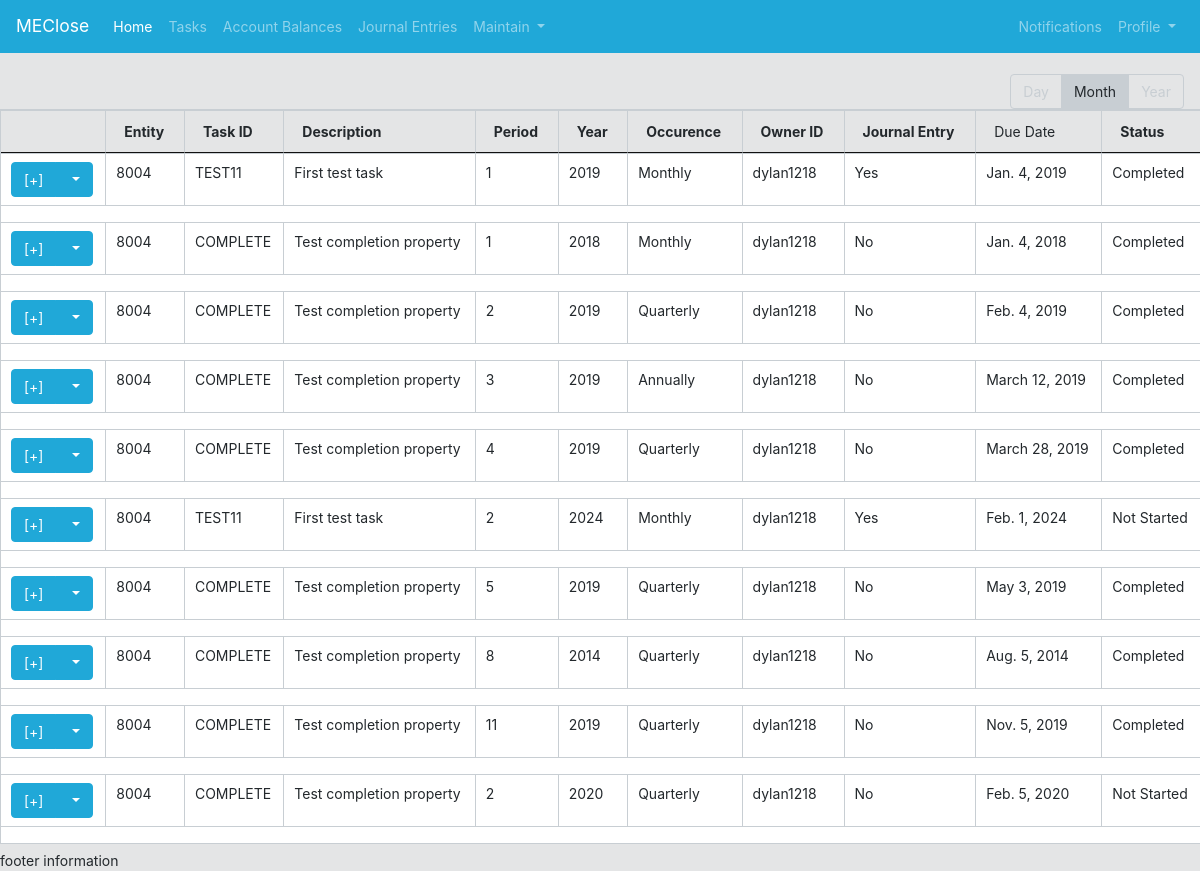
/ClosePortal/tasks/, run on an earlier commit of the app's database.
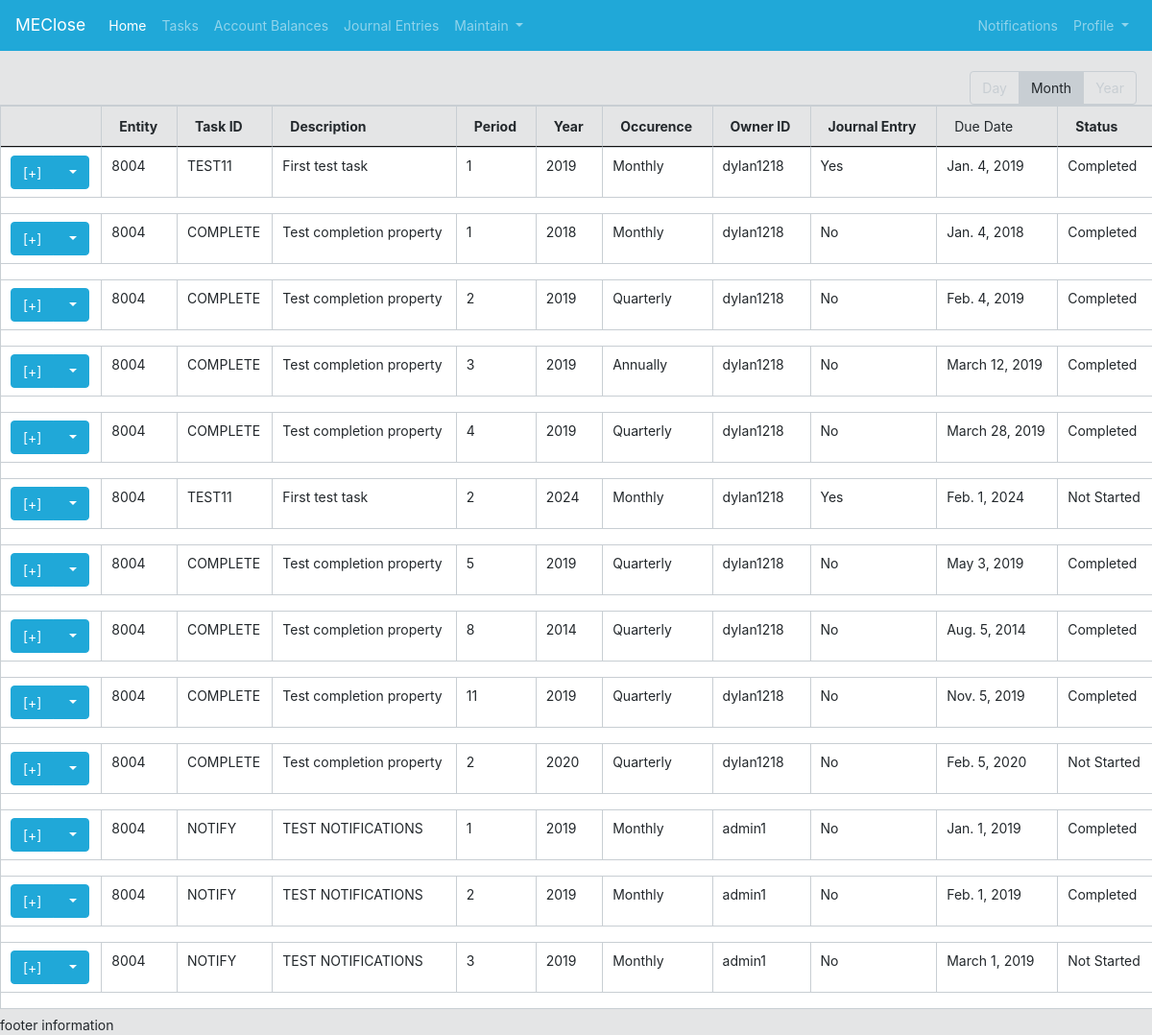
And on a later commit of the database.
### CloseApplication/models.py (models this page shows, shortened)
class TaskChecklist(models.Model):
    occurenceChoices = (
        ('M', 'Monthly'),
        ('Q', 'Quarterly'),
        ('S', 'Semi-Annually'),
        ('A', 'Annually'),
    )
    taskId = models.CharField(max_length=8)
    taskTBMapping = models.CharField(max_length=200, default="Not Assigned") #For assigning tasks to a TB FSLI
    taskDescription = models.CharField(max_length=200)
    taskYear = models.IntegerField(max_length=4)
    taskPeriod = models.IntegerField(max_length=2, choices = periodChoices)
    taskOccurence = models.CharField(max_length=2, choices = occurenceChoices)
    taskOwnerId = models.ForeignKey(User, on_delete=models.PROTECT) #For documentation purposes we want to preserve who the owner of a task was, and as such protect is utilized to not allow deletion of the referenced object
    isJE = models.CharField(max_length=3, choices=binaryChoice)
    pub_date = models.DateTimeField('date published')
    due_date = models.DateField(("Due Date"), default=datetime.date.today) #Note: No longer needed -- will be a calculated property
    dueMonthDay = models.IntegerField(max_length=2, default=1)
    entity = models.ForeignKey(userDefinedEntity, on_delete=models.PROTECT, related_name="entity_TaskChecklist", default=1)
    class Meta:
        constraints = [
            models.UniqueConstraint(fields=['taskId', 'entity', 'taskPeriod', 'taskYear'], name='unique_EntityUser')
        ]
    @property
    def Due_Date(self):
        dateStart = datetime.date(self.taskYear,self.taskPeriod,1)
        dateEnd = datetime.date(self.taskYear, self.taskPeriod, calendar.monthrange(self.taskYear,self.taskPeriod)[1])
        firstBusinessDay = pd.date_range(dateStart, dateEnd, freq="BMS")
        return (firstBusinessDay + BDay(self.dueMonthDay-1)).date[0]
    @property
    def aggregateStatus(self):
        try:
            related_SubTask_Model = TaskChecklist.objects.prefetch_related("taskId_taskId").all().filter(taskId=self.taskId, entity=self.entity, taskPeriod=self.taskPeriod, taskYear=self.taskYear)
            related_SubTask_Model_Groupby = related_SubTask_Model[0].taskId_taskId.all().values("subTaskStatus").annotate(Count("subTaskStatus")) #-1 to bring pk down relative to 0th based index
            not_Started_List = list(related_SubTask_Model_Groupby.filter(subTaskStatus="NS").values_list("subTaskStatus__count", flat=True))
            in_Progress_List = list(related_SubTask_Model_Groupby.filter(subTaskStatus="IP").values_list("subTaskStatus__count", flat=True))
            completed_List = list(related_SubTask_Model_Groupby.filter(subTaskStatus="CT").values_list("subTaskStatus__count", flat=True))
            if len(not_Started_List) > 0:
                not_Started_Count = not_Started_List[0]
            else:
                not_Started_Count = 0
            if len(in_Progress_List) > 0:
                in_Progress_Count = in_Progress_List[0]
            else:
                in_Progress_Count = 0
            if len(completed_List) > 0:
                completed_Count = completed_List[0]
            else:
                completed_Count = 0
            if ( (not_Started_Count + in_Progress_Count + completed_Count) == 0 ) or ( (not_Started_Count > 0) and ((in_Progress_Count + completed_Count) == 0) ) :
                return "Not Started"
            elif in_Progress_Count > 0:
                return "In Progress"
            else:
                return "Completed"
        except:
            return "Unable to calculate status"
    @property #@property decorater utilized to create a callable calculated "field" similar to other fields
    def taskIdKey(self):
        return str(self.entity) + "-" + str(self.taskId) + "-" + str(self.taskYear) + "-" + str(self.taskPeriod)

class userDefinedEntity(models.Model):
    entity = models.CharField(max_length=200, default="Select Entity")
    def __str__(self):
        return self.entity

class subTaskChecklist(models.Model):
    taskId = models.ForeignKey(TaskChecklist, related_name="taskId_taskId", on_delete=models.CASCADE) #this field is our associated between the parent task and subtask(s). Cascade is utilize to remove the subtasks if parent task is removed
    subTaskNumber = models.IntegerField(max_length=2, default=1) #Maximum number of subtasks set to 99
    subTaskDescription = models.CharField(max_length=200)
    subTaskStatus = models.CharField(max_length=2, choices = statusChoices)
    class Meta:
        constraints = [
            models.UniqueConstraint(fields=['taskId', 'subTaskNumber'], name='unique_Subtask')
        ]
    @property
    def Get_Related_Period(self):
        get_Related_Object = subTaskChecklist.objects.all()
        return str(get_Related_Object.get(id=self.id).taskId.entity) + "-" + str(get_Related_Object.get(id=self.id).taskId.taskId) + "-" + str(get_Related_Object.get(id=self.id).taskId.taskYear) + "-" + str(get_Related_Object.get(id=self.id).taskId.taskPeriod)
    def File_Path(instance, filename):
        return os.path.join("Sub_Tasks", str(instance.taskId), str(instance.subTaskNumber), filename)
    docfile = models.FileField(upload_to=File_Path, default=False) #Note: To consider a way to set the default value equal to a dynamic file template which a user can download, and upload once completed

### CloseApplication/views.py (the view)
# urls.py: path('tasks/', views.taskList.as_view(), name='tasklist'),
class taskList(View):
    template = 'CloseApplication/taskchecklist/taskchecklist_list.html'
    def get(self, request, *args, **kwargs):
        TaskChecklist_Fields = TaskChecklist._meta.get_fields(include_hidden=False)
        TaskChecklist_Values = TaskChecklist.objects.all()
        subTasklist_Fields = subTaskChecklist._meta.get_fields(include_hidden=False)
        subTasklist_Values = subTaskChecklist.objects.all()
        context = { #context represents the variables passed to the provided template
            'TaskChecklist_Fields': TaskChecklist_Fields,
            'TaskChecklist_Values': TaskChecklist_Values,
            'subTasklist_Fields': subTasklist_Fields,
            'subTasklist_Values': subTasklist_Values,
        }
        return render(request, self.template, context)

### CloseApplication/templates/CloseApplication/taskchecklist/taskchecklist_list.html (shortened to what this page needs)
{% extends "CloseApplication/base.html" %}
{% load staticfiles %}
{% block content %}
{% include "CloseApplication/listview_outline.html" %}
<table class="table table-bordered table-hover" id="TaskChecklistTable">
    <thead>
        <tr>
            <th></th>
            <th>Entity</th>
            <th>Task ID</th>
            <th>Description</th>
            <th>Period</th>
            <th>Year</th>
            <th>Occurence</th>
            <th>Owner ID</th>
            <th>Journal Entry</th>
            <td>Due Date</th>
            <th>Status</th>
        </tr>
    </thead>
    <tbody class="bg-white">
        {% for tableValue in TaskChecklist_Values %}
        {% with forloopCounter=forloop.counter|stringformat:"s" %}
        {% with idTemplate_Hash="#group-of-rows"|add:forloopCounter %}
        {% with idTemplate="group-of-rows"|add:forloopCounter %}
        <tr data-toggle="collapse" data-target="{{ idTemplate_Hash }}">
            <td class=" details-control">
                <div class="btn-group">
                    <button type="button" class="btn btn-primary" id="collapseButton">[+]</button>
                    <button type="button" class="btn btn-primary dropdown-toggle" data-toggle="dropdown">
                    </button>
                </div>
            </td>
            <td>{{ tableValue.entity }}</td>
            <td>{{ tableValue.taskId }}</td>
            <td>{{ tableValue.taskDescription }}</td>
            <td>{{ tableValue.taskPeriod }}</td>
            <td>{{ tableValue.taskYear }}</td>
            <td>{{ tableValue.get_taskOccurence_display }}</td>
            <td>{{ tableValue.taskOwnerId }}</td>
            <td>{{ tableValue.isJE }}</td>
            <td> {{ tableValue.Due_Date }} </td>
            <td>{{ tableValue.aggregateStatus }}</td>
        </tr>
        <tr>
        <td colspan="12">
            </td>
            </tr>
        {% endwith %}
        {% endwith %}
        {% endwith %}
        {% endfor %}
    </tbody>
</table>
{% endblock %}

### CloseApplication/templates/CloseApplication/base.html (shortened to what this page needs)
<!DOCTYPE html>
<html>
<head>
    {% load notifications_tags %}
    {% load static %}
    <link rel="stylesheet" href="https://cdn.datatables.net/1.10.19/css/dataTables.bootstrap4.min.css">
    <link rel="stylesheet" href="https://maxcdn.bootstrapcdn.com/bootstrap/4.0.0/css/bootstrap.min.css">
    <link rel="stylesheet" href="{% static 'CloseApplication/jquery.dataTables.min.css' %}">
    <link rel="stylesheet" href="{% static 'CloseApplication/coreui.min.css' %}"></script>
</head>
<body>
      <nav class="navbar navbar-expand-lg navbar-dark bg-primary">
        <a class="navbar-brand" href="#">MEClose</a>
        <div class="collapse navbar-collapse" id="navbarSupportedContent">
          <ul class="navbar-nav mr-auto">
            <li class="nav-item active">
              <a class="nav-link" href="/ClosePortal/CloseSummary">Home<span class="sr-only">(current)</span></a>
            </li>
            <li class="nav-item">
              <a class="nav-link" href="/ClosePortal/tasks/">Tasks</a>
            </li>
            <li class="nav-item">
                    <a class="nav-link" href="/ClosePortal/accountrecs/">Account Balances</a>
            </li>
            <li class="nav-item">
                    <a class="nav-link" href="/ClosePortal/entryapprovals/">Journal Entries</a>
            </li>
            <li class="nav-item dropdown">
              <a class="nav-link dropdown-toggle" href="#" id="navbarDropdown" role="button" data-toggle="dropdown" aria-haspopup="true" aria-expanded="false">
                Maintain
              </a>
            </li>
          </ul>
          <ul class="navbar-nav">
<li class="nav-item dropdown d-md-down-none">
<a class="nav-link" data-toggle="dropdown" href="#" role="button" aria-haspopup="true" aria-expanded="false">
Notifications
</a>
</li>
              <li class="nav-item dropdown">
              <a class="nav-link dropdown-toggle" href="#" id="navbarDropdown" role="button" data-toggle="dropdown" aria-haspopup="true" aria-expanded="false">
                Profile
              </a>
            </li>
          </ul>
        </div>
      </nav>
      <br>
    <div class="page-wrap">
        <div class="animated fadeIn">
        {% block content %}{% endblock %}
        </div>
    </div>
    <footer class="site-footer">
            footer information
    </footer>
</body>
</html>

### CloseApplication/templates/CloseApplication/listview_outline.html (shortened to what this page needs)
<div class="btn-group btn-group-toggle float-right mr-3" data-toggle="buttons">
    <label class="btn btn-outline-secondary">
        <input id="option1" type="radio" name="options" autocomplete="off"> Day
    </label>
    <label class="btn btn-outline-secondary active">
        <input id="option2" type="radio" name="options" autocomplete="off" checked=""> Month
    </label>
    <label class="btn btn-outline-secondary">
        <input id="option3" type="radio" name="options" autocomplete="off"> Year
    </label>
</div>

What changed in the data, as far as the page shows it:
added TaskChecklist: entity "8004", taskId "NOTIFY", taskDescription "TEST NOTIFICATIONS", taskPeriod "1", taskYear "2019", taskOccurence "Monthly", taskOwnerId "admin1", isJE "No", Due_Date "Jan. 1, 2019", aggregateStatus "Completed"
added TaskChecklist: entity "8004", taskId "NOTIFY", taskDescription "TEST NOTIFICATIONS", taskPeriod "2", taskYear "2019", taskOccurence "Monthly", taskOwnerId "admin1", isJE "No", Due_Date "Feb. 1, 2019", aggregateStatus "Completed"
added TaskChecklist: entity "8004", taskId "NOTIFY", taskDescription "TEST NOTIFICATIONS", taskPeriod "3", taskYear "2019", taskOccurence "Monthly", taskOwnerId "admin1", isJE "No", Due_Date "March 1, 2019", aggregateStatus "Not Started"
